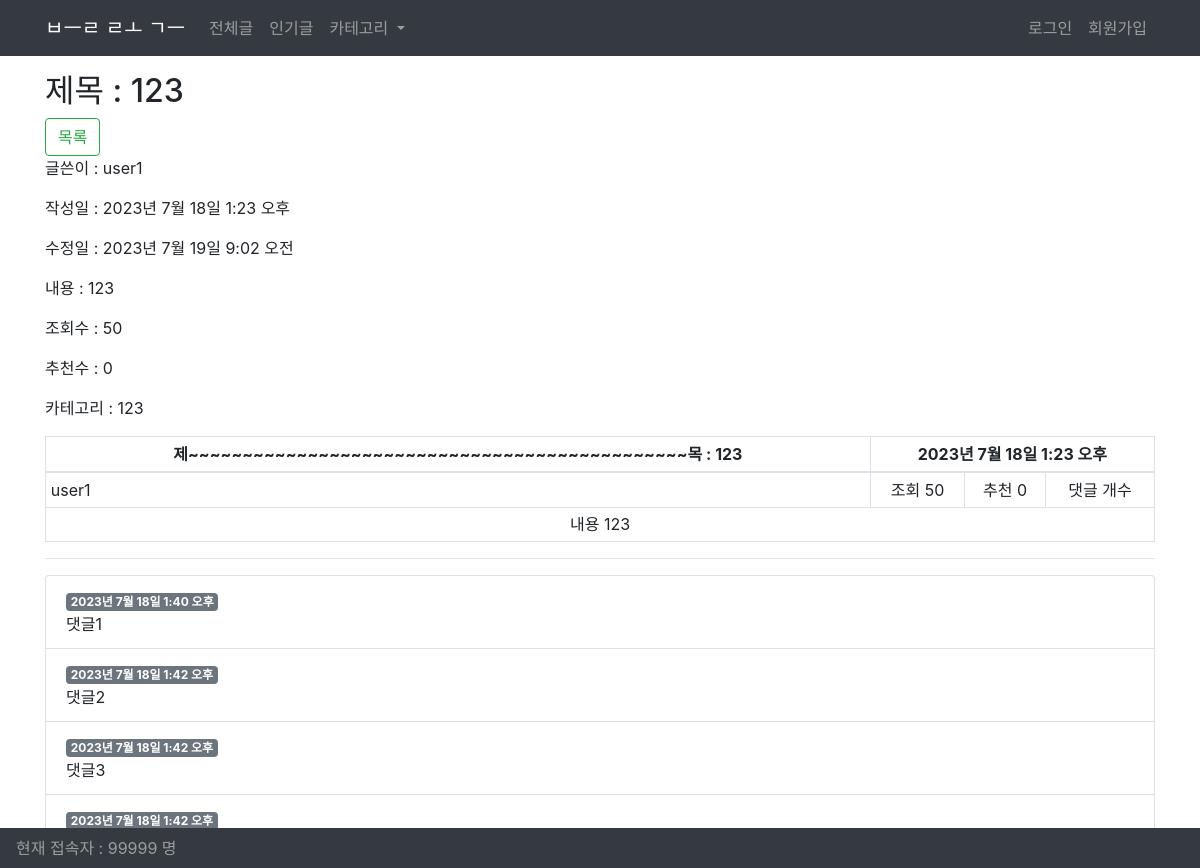
/blog/detail/15/, run on the app's committed database.
### blog/models.py (models this page shows)
class Post(models.Model):
    title = models.CharField(max_length=200)
    content = MarkdownField()
    writer = models.ForeignKey(User, on_delete=models.CASCADE)
    updated_at = models.DateTimeField(auto_now=True)
    created_at = models.DateTimeField(auto_now_add=True)
    views = models.IntegerField(default=0)
    likes = models.IntegerField(default=0)
    category = models.CharField(max_length=50)

class Comment(models.Model):
    post = models.ForeignKey(Post, on_delete=models.CASCADE)
    content = models.TextField()
    writer = models.ForeignKey(User, on_delete=models.CASCADE)
    created_at = models.DateTimeField(auto_now_add=True)

### blog/views.py (the view)
# urls.py: path("detail/<int:post_id>/", views.PostDetail.as_view(), name="detail"),
class PostDetail(View):
    def get(self, request, post_id):
        post = get_object_or_404(Post, pk=post_id)
        post.views += 1
        post.save()
        context = {
            "post": post,
            "comment_form": CommentForm,
        }
        print(post_id)
        return render(request, "blog/post_detail.html", context)

### blog/templates/blog/post_detail.html (shortened to what this page needs)
{% extends "base.html" %}
{% block content %}
<h2>제목 : {{ post.title }}</h2>
<a href="{% url 'blog:list' %}" class='btn btn-outline-success'>목록</a>
<p>글쓴이 : {{ post.writer }}</p>
<p>작성일 : {{ post.created_at }}</p>
<p>수정일 : {{ post.updated_at }}</p>
<p>내용 : {{ post.content }}</p>
<p>조회수 : {{ post.views }}</p>
<p>추천수 : {{ post.likes }}</p>
<p>카테고리 : {{ post.category }}</p>
<table class="table table-sm table-bordered text-center">
    <thead>
        <tr>
            <th colspan="7">제~~~~~~~~~~~~~~~~~~~~~~~~~~~~~~~~~~~~~~~~~~~~~~목 : {{post.title}}</th>
            <th colspan="3">{{ post.created_at }}</th>
        </tr>
    </thead>
        <tr>
            <td colspan="7" class="text-left">{{post.writer}}</td>
            <td colspan="1">조회 {{post.views}}</td>
            <td colspan="1">추천 {{post.likes}}</td>
            <td colspan="1">댓글 개수</td>
        </tr>
        <tr>
            <td colspan='10'>내용 {{post.content}}</td>
        </tr>
</table>
<hr>
{% if post.comment_set.all %}
<ul class='list-group'>
    {% for comment in post.comment_set.all %}
    <li class='list-group-item d-flex justify-content-between align-items-center'>
        <div>
            <div class="badge badge-secondary">{{ comment.created_at }}</div>
            <div class="text-wrap text-break">{{ comment.content }}</div>
        </div>
    </li>
    {% endfor %}
</ul>
{% else %}
<p>작성된 댓글이 없습니다.</p>
{% endif %}
{% endblock content %}

### data on the page
Post: title "123", writer "user1", created_at "2023년 7월 18일 1:23 오후", updated_at "2023년 7월 19일 9:02 오전", content "123", views "50", likes "0", category "123"
Comment: created_at "2023년 7월 18일 1:40 오후", content "댓글1"
Comment: created_at "2023년 7월 18일 1:42 오후", content "댓글2"
Comment: created_at "2023년 7월 18일 1:42 오후", content "댓글3"
Comment: created_at "2023년 7월 18일 1:42 오후"
